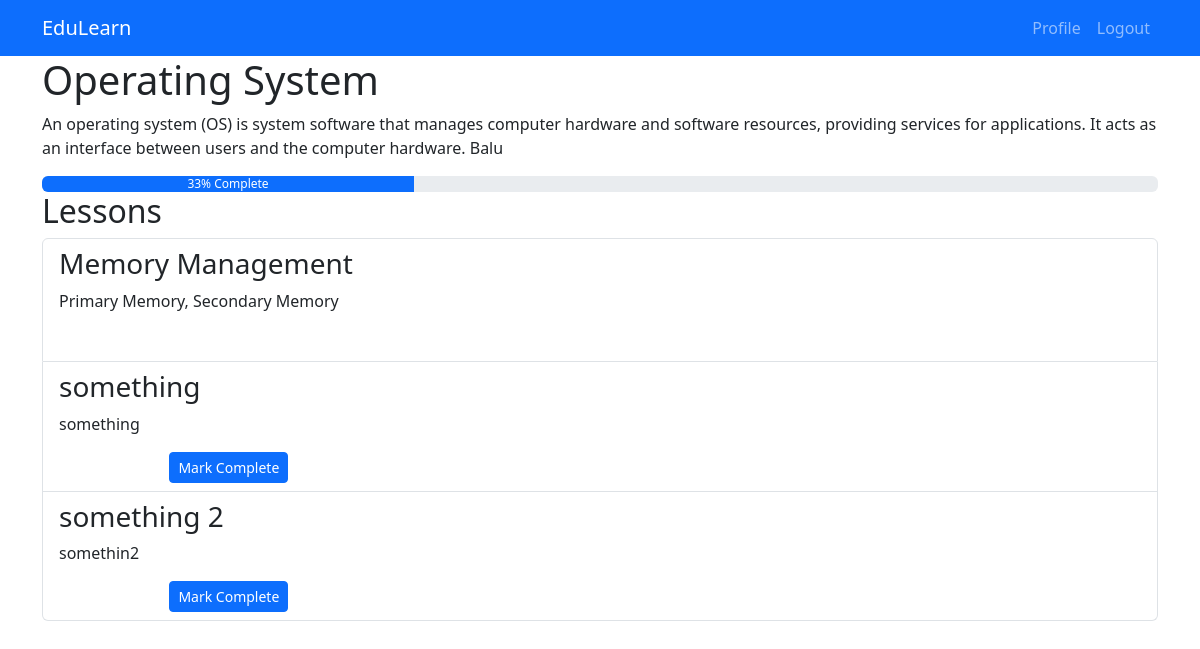
Screenshot of /course/course/1/ (signed in) with the database file from the repository.
### course/models.py (models this page shows, shortened)
class Course(models.Model):
    title = models.CharField(max_length=200)
    description = models.TextField()
    duration = models.IntegerField(help_text="Duration in hours")
    thumbnail = models.ImageField(upload_to='course_thumbnails/', null=True, blank=True)
    created_at = models.DateTimeField( default=timezone.now)

class Lesson(models.Model):
    course = models.ForeignKey(Course, on_delete=models.CASCADE, related_name='lessons')
    title = models.CharField(max_length=200)
    content = models.TextField()
    video_url = models.URLField(null=True, blank=True)
    completion_status = models.BooleanField(default=False)

### course/views.py (the view)
# urls.py: path('course/<int:pk>/', views.CourseDetailView.as_view(), name='course_detail'),
class CourseDetailView(LoginRequiredMixin, DetailView):
    model = Course
    template_name = 'courses/course_detail.html'
    context_object_name = 'course'
    def get_context_data(self, **kwargs):
        context = super().get_context_data(**kwargs)
        course = context['course']
        student = Student.objects.filter(user=self.request.user).first()
        context['student'] = student
        if student:
            total_lessons = course.lessons.count()
            completed_lessons = student.completed_lessons.filter(course=course).count()
            progress = (completed_lessons / total_lessons) * 100 if total_lessons > 0 else 0
            context['progress'] = progress
        else:
            context['progress'] = 0
        return context

### course/templates/courses/course_detail.html (shortened to what this page needs)
{% extends "courses/base.html" %}
{% block content %}
<h1>{{ course.title }}</h1>
<p>{{ course.description }}</p>
<div class="progress">
    <div class="progress-bar" role="progressbar" style="width: {{ progress }}%"
         aria-valuenow="{{ progress }}" aria-valuemin="0" aria-valuemax="100">
        {{ progress|floatformat:0 }}% Complete
    </div>
</div>
<h2>Lessons</h2>
<ul class="list-group">
    {% for lesson in course.lessons.all %}
    <li class="list-group-item">
        <h3>{{ lesson.title }}</h3>
        <p>{{ lesson.content|truncatewords:30 }}</p>
        {% if lesson in student.completed_lessons.all %}
            <span class="badge badge-success">Completed</span>
        {% else %}
            <span class="badge badge-secondary">Not Completed</span>
            <a href="{% url 'mark_lesson_complete' lesson.id %}" class="btn btn-sm btn-primary">
                Mark Complete
            </a>
        {% endif %}
    </li>
    {% endfor %}
</ul>
{% endblock %}

### rows the page displays
Course: title "Operating System", description "An operating system (OS) is system software that manages computer hardware and software resources, providing services for applications. It acts as an interface between users and the computer hardware. Balu"
Lesson: title "Memory Management", content "Primary Memory, Secondary Memory"
Lesson: title "something", content "something", shows "Mark Complete"
Lesson: title "something 2", content "somethin2", shows "Mark Complete"

### other values shown
{{ progress|floatformat:0 }} "33"
